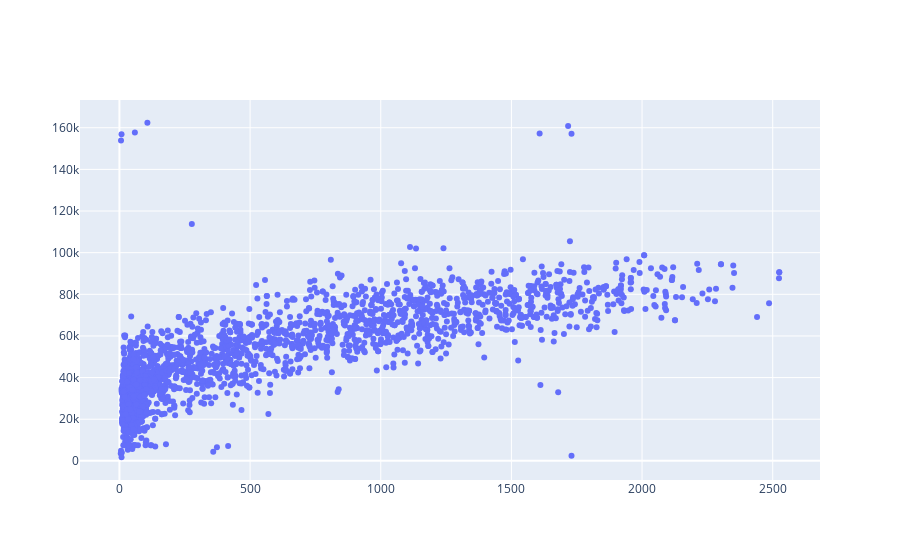

Source (notebook cell):
### Markdown cell above
### **Spending by Income**

### Code cell
reg = LinearRegression()
fig = go.Figure(data=go.Scatter(name='observations',x=dataset['Spending'], y=dataset['Income'],mode='markers'))

fig.update_traces(hovertemplate='Spending: %{x} <br>Income: %{y}')
fig.show()

### Figure 1 — Plotly figure (JSON) as saved in the notebook; plotly's stock layout.template omitted (floating-point values rounded to 4 significant figures; data arrays with more than 128 entries replaced by an {"elided": "..."} marker saying what was removed)
{"data": [{"hovertemplate": "Spending: %{x} <br>Income: %{y}", "mode": "markers", "name": "observations", "type": "scatter", "x": {"elided": "2239 int values"}, "y": {"elided": "2239 float values"}}], "layout": {}}
